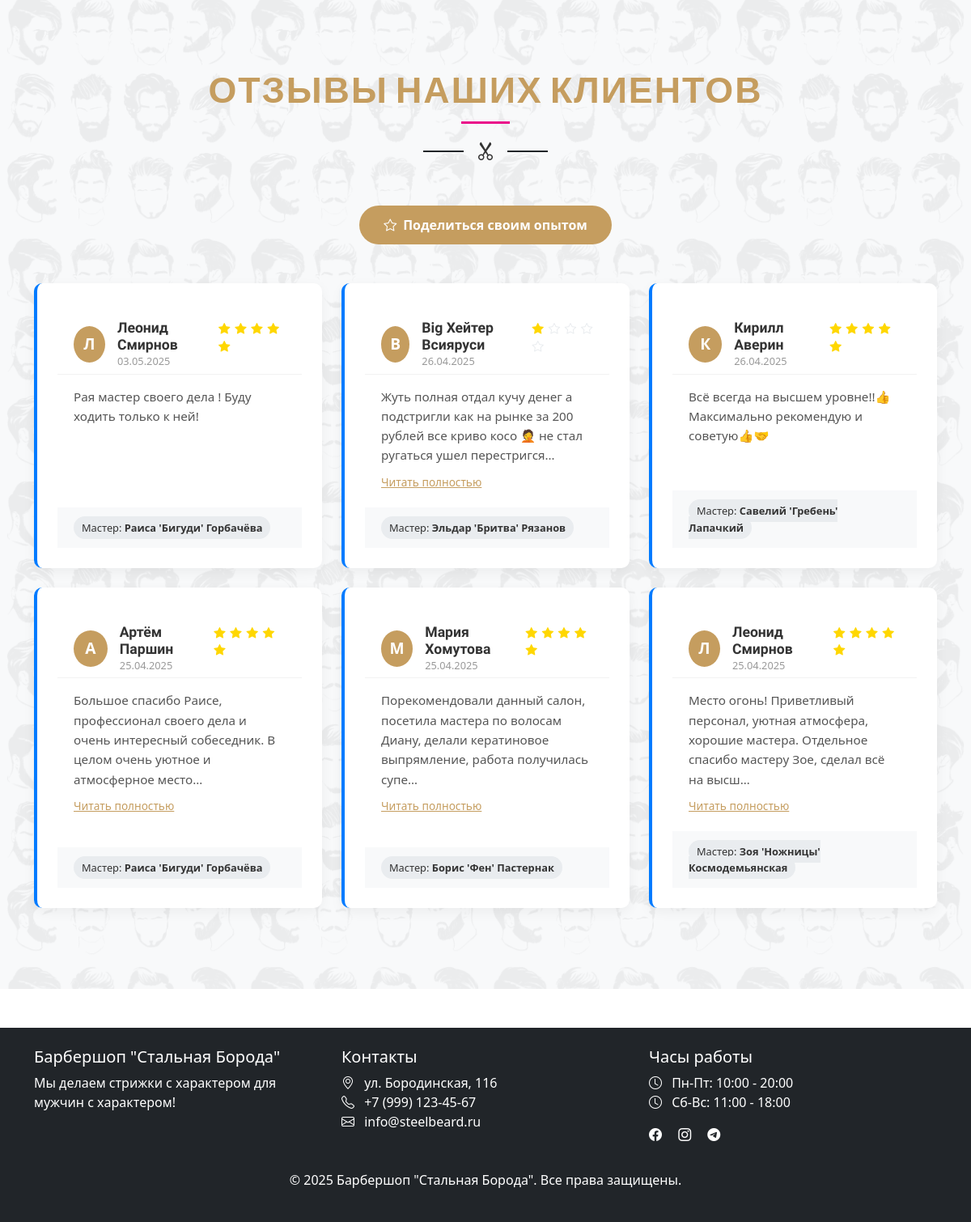
/ (lower part), run on an earlier commit of the app's database.
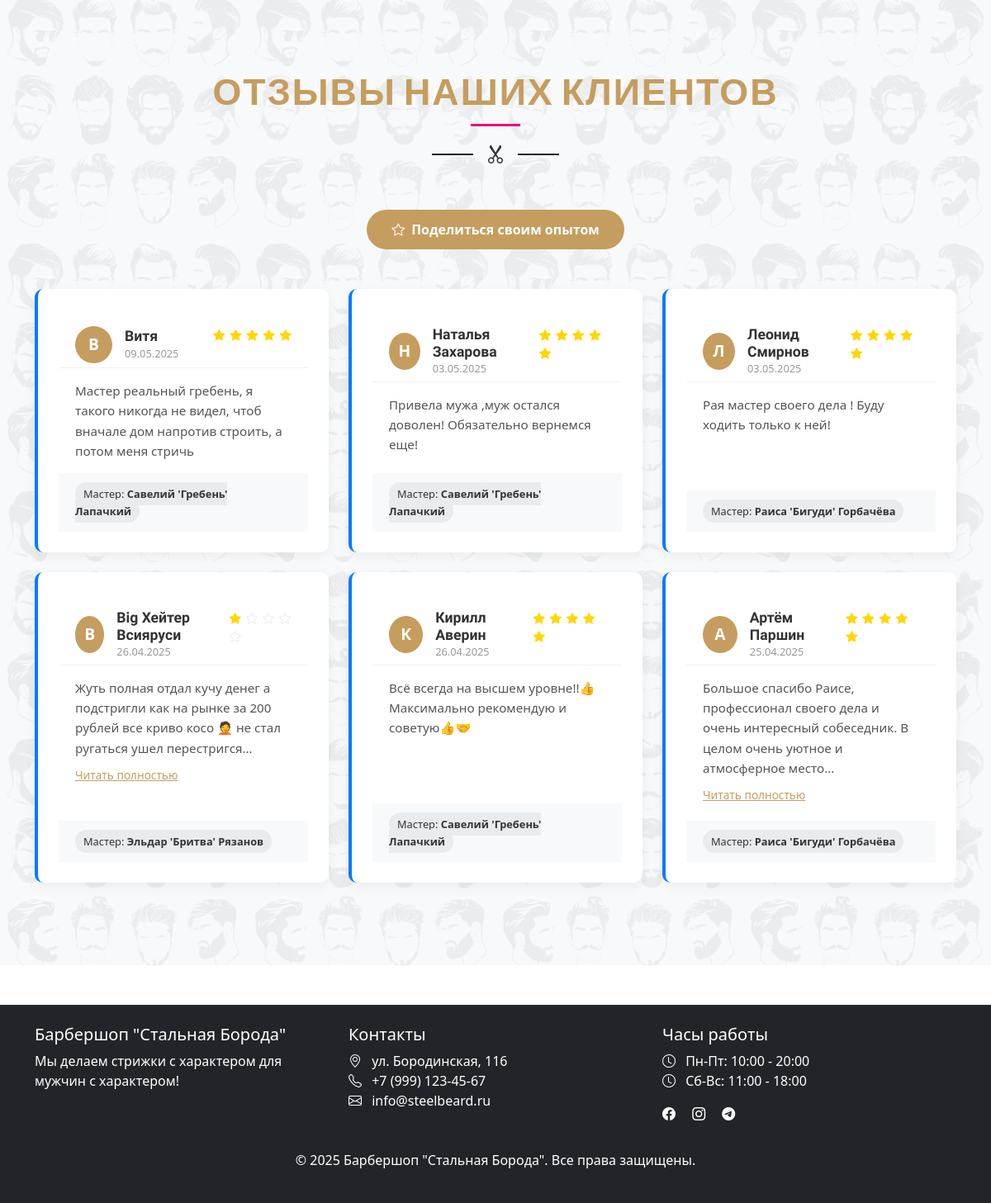
And on a later commit of the database.
### core/models.py (models this page shows, shortened)
class Review(models.Model):
    RATING_CHOICES = [
        (1, "1 - Ужасно"),
        (2, "2 - Плохо"),
        (3, "3 - Нормально"),
        (4, "4 - Хорошо"),
        (5, "5 - Отлично"),
    ]
    text = models.TextField(verbose_name="Текст отзыва")
    client_name = models.CharField(max_length=100, blank=True, verbose_name="Имя клиента")
    master = models.ForeignKey(Master, on_delete=models.CASCADE, verbose_name="Мастер")
    photo = models.ImageField(upload_to="reviews/", blank=True, null=True, verbose_name="Фотография")
    created_at = models.DateTimeField(auto_now_add=True, verbose_name="Дата создания")
    rating = models.PositiveSmallIntegerField(
        choices=RATING_CHOICES,
        validators=[MinValueValidator(1), MaxValueValidator(5)],
        verbose_name="Оценка"
    )
    is_published = models.BooleanField(default=True, verbose_name="Опубликован")
    class Meta:
        verbose_name = "Отзыв"
        verbose_name_plural = "Отзывы"
        ordering = ['-created_at']

class Master(models.Model):
    name = models.CharField(max_length=150, verbose_name="Имя", db_index=True)  # индекс на имя
    photo = models.ImageField(upload_to="masters/", blank=True, verbose_name="Фотография")
    phone = models.CharField(max_length=20, verbose_name="Телефон")
    address = models.CharField(max_length=255, verbose_name="Адрес")
    experience = models.PositiveIntegerField(verbose_name="Стаж работы", help_text="Опыт работы в годах")
    services = models.ManyToManyField(Service, related_name="masters", verbose_name="Услуги")
    is_active = models.BooleanField(default=True, verbose_name="Активен", db_index=True)  # индекс на статус активности
    class Meta:
        verbose_name = "Мастер"
        verbose_name_plural = "Мастера"
        ordering = ['name']
        indexes = [
            models.Index(fields=['experience', 'is_active'], name='master_exp_active_idx'),
        ]

### core/views.py (the view)
# urls.py: path('', views.landing, name='landing'),
def landing(request):
    today = datetime.date.today()
    min_date = today.strftime('%Y-%m-%d')
    services = Service.objects.all()
    masters = Master.objects.filter(is_active=True)
    recent_orders = Order.objects.order_by('-date_created')[:3]
    reviews = Review.objects.filter(is_published=True).order_by('-created_at')[:6]
    context = {
        'min_date': min_date,
        'services': services,
        'masters': masters,
        'orders': recent_orders,
        'reviews': reviews,
    }
    return render(request, 'core/landing.html', context)

### core/context_processors.py (called while the page is built)
def common_context(request):
    context = {
        'masters': Master.objects.filter(is_active=True),
        'services': Service.objects.all(),
    }
    return context

### templates/core/landing.html (shortened to what this page needs)
{% extends 'base.html' %}
{% load static %}
{% block extra_css %}
<link rel="stylesheet" href="{% static 'css/home.css' %}">
{% endblock %}
{% block content %}
<section id="reviews" class="reviews-section">
    <div class="container">
        <div class="section-header">
            <h2 class="section-title">Отзывы наших клиентов</h2>
            <div class="title-decoration">
                <span><i class="bi bi-scissors"></i></span>
            </div>
        </div>
        <div class="text-center mb-5">
            <a href="/reviews/create/"
               class="review-button"
               style="display: inline-block;
                      background-color: #c59d5f;
                      color: white;
                      padding: 12px 30px;
                      border-radius: 30px;
                      font-weight: 600;
                      text-decoration: none !important;
                      cursor: pointer;
                      position: relative;
                      z-index: 100;">
                <i class="bi bi-star me-2"></i>Поделиться своим опытом
            </a>
        </div>
        <div class="row row-cols-1 row-cols-md-2 row-cols-lg-3 g-4">
            {% for review in reviews %}
            <div class="col">
                <div class="review-card">
                    <div class="review-header">
                        <div class="review-client">
                            <div class="client-avatar">{{ review.client_name|first|upper }}</div>
                            <div class="client-info">
                                <h5 class="client-name">{{ review.client_name }}</h5>
                                <small class="review-date">{{ review.created_at|date:"d.m.Y" }}</small>
                            </div>
                        </div>
                        <div class="review-rating">
                            {% for i in "12345" %}
                                {% if forloop.counter <= review.rating %}
                                <i class="bi bi-star-fill"></i>
                                {% else %}
                                <i class="bi bi-star"></i>
                                {% endif %}
                            {% endfor %}
                        </div>
                    </div>
                    <div class="review-content">
                        <div class="review-text-short">{{ review.text|truncatechars:120 }}</div>
                        {% if review.text|length > 120 %}
                        <button type="button"
                                class="read-more-button"
                                onclick="toggleReview(this)"
                                style="color: #c59d5f;
                                       background: none;
                                       border: none;
                                       padding: 5px 0;
                                       font-size: 0.85rem;
                                       cursor: pointer;
                                       text-decoration: underline;
                                       display: inline-block;
                                       margin-top: 5px;">
                            Читать полностью
                        </button>
                        {% endif %}
                    </div>
                    <div class="review-footer">
                        <span class="master-badge">Мастер: <strong>{{ review.master.name }}</strong></span>
                    </div>
                </div>
            </div>
            {% endfor %}
        </div>
    </div>
</section>
{% endblock %}

What changed in the data, as far as the page shows it:
no longer on this page (row unchanged): Review: client_name|first "М", client_name "Мария Хомутова", created_at "25.04.2025", rating 5 (drawn), text "Порекомендовали данный салон, посетила мастера по волосам Диану, делали кератиновое выпрямление, работа получилась супе…", master.name "Борис 'Фен' Пастернак"
no longer on this page (row unchanged): Review: client_name|first "Л", client_name "Леонид Смирнов", created_at "25.04.2025", rating 5 (drawn), text "Место огонь! Приветливый персонал, уютная атмосфера, хорошие мастера. Отдельное спасибо мастеру Зое, сделал всё на высш…", master.name "Зоя 'Ножницы' Космодемьянская"
added Review: client_name|first "В", client_name "Витя", created_at "09.05.2025", rating 5 (drawn), text "Мастер реальный гребень, я такого никогда не видел, чтоб вначале дом напротив строить, а потом меня стричь", master.name "Савелий 'Гребень' Лапачкий"
added Review: client_name|first "Н", client_name "Наталья Захарова", created_at "03.05.2025", rating 5 (drawn), text "Привела мужа ,муж остался доволен! Обязательно вернемся еще!", master.name "Савелий 'Гребень' Лапачкий"
